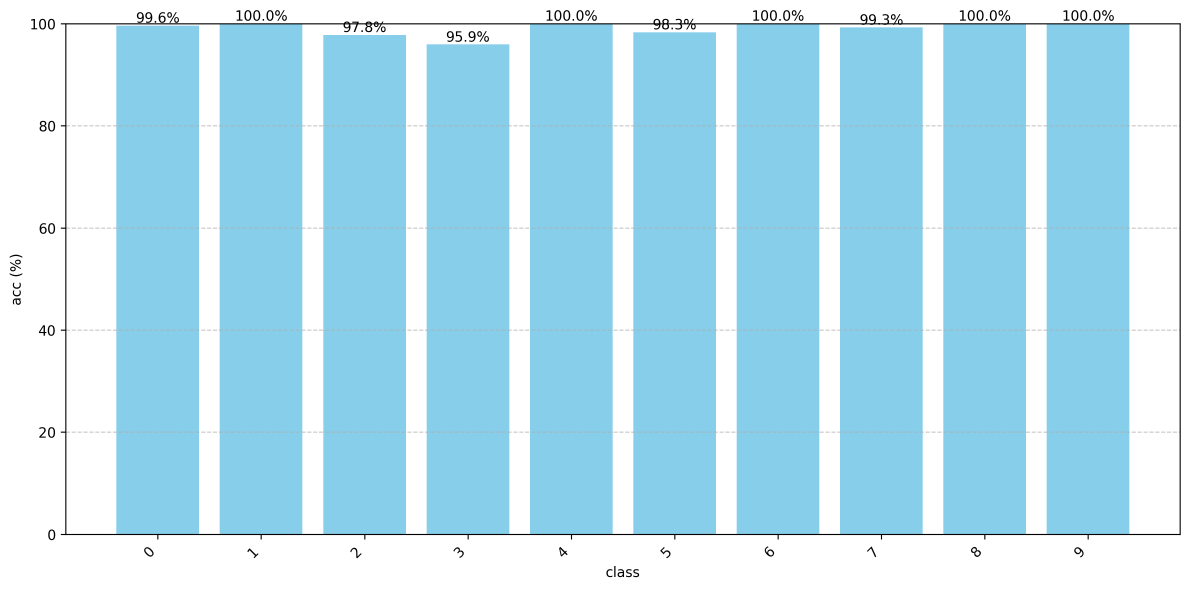
#> input picture test/num_accuracy_bar_chart.png, 3570 x 1769 px (shown at 1/3 size); its folder holds only this picture in this run
$ python Augmentation.py
#> lines starting #> are read from the running program, lines starting #| are printed output that depends on the picture
'''
    这是图片数据增强的代码，可以对图片实现：
    1. 尺寸放大缩小
    2. 旋转（任意角度，如45°，90°，180°，270°）
    3. 翻转（水平翻转，垂直翻转）
    4. 明亮度改变（变亮，变暗）
    5. 像素平移（往一个方向平移像素，空出部分自动填补黑色）
    6. 添加噪声（椒盐噪声，高斯噪声）
'''
import os
import cv2
import numpy as np
from PIL import Image
'''
缩放
'''
# 放大缩小
def Scale(image, scale):
    return cv2.resize(image,None,fx=scale,fy=scale,interpolation=cv2.INTER_LINEAR)

####################翻转###########################################
####################翻转###########################################
####################翻转###########################################
# 水平翻转
def Horizontal(image):
    return cv2.flip(image,1,dst=None) #水平镜像

# 垂直翻转
def Vertical(image):
    return cv2.flip(image,0,dst=None) #垂直镜像

# [252 lines left out: functions Horizontal_Vertical, Rotate, Rotate_45, Rotate_90_180_270, Move, move_img and 6 more, not called in this run]
####################压缩图片###########################################
####################压缩图片###########################################
####################压缩图片###########################################

####################亮暗###########################################
####################亮暗###########################################
####################亮暗###########################################
def Darker_Brighter(image,percetage):
    brightness_factor = percetage  # 亮度增强系数
    brightened_image = cv2.multiply(image, brightness_factor)
    return brightened_image

def D_dan_B(rootpath,savepath):
#> called with rootpath = 'dataset\\test', savepath = 'dataset\\test'
    save_loc = savepath
    for a,b,c in os.walk(rootpath):
        for file_i in c:
            file_i_path = os.path.join(a,file_i)
            print(file_i_path)
            split = os.path.split(file_i_path)
            dir_loc = os.path.split(split[0])[1]
            save_path = os.path.join(save_loc,dir_loc)

            if not os.path.exists(save_path):  # 先检查是否存在
                os.makedirs(save_path)  # 创建多级目录
                print(f"目录 {save_path} 创建成功！")
            # else:
            #     print(f"目录 {save_path} 已存在，无需创建。")

            img_i = cv2.imread(file_i_path)
#> img_i is the input picture: shape (1769, 3570, 3); mean B, G, R 240.7, 223.5, 181.4

            img_dar = Darker_Brighter(img_i,1.5)
#> in Darker_Brighter, `brightened_image = cv2.multiply(image, brightness_factor)`:
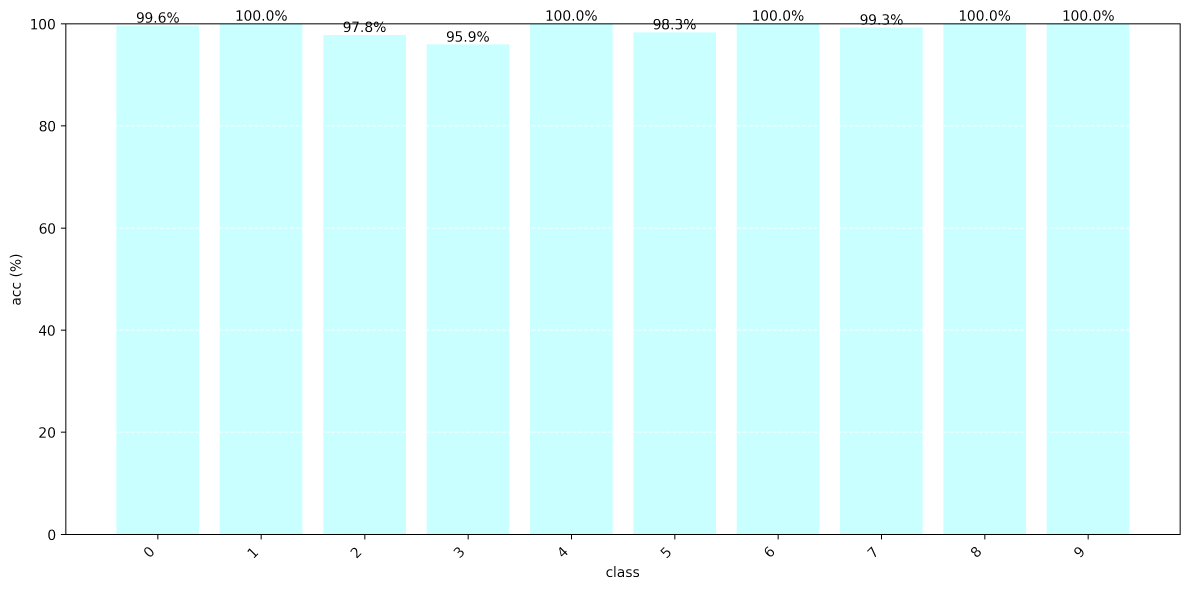
#> brightened_image: shape (1769, 3570, 3) (shown at 1/3 size); mean B, G, R 253, 253, 221.6
            cv2.imwrite(os.path.join(save_path, file_i[:-4] + "_" + str(1.25) + "_bar.jpg"), img_dar)


            img_bar = Darker_Brighter(img_i,0.75)
#> call 2 of Darker_Brighter, with percetage = 0.75
#> in Darker_Brighter (call 2), `brightened_image = cv2.multiply(image, brightness_factor)`:
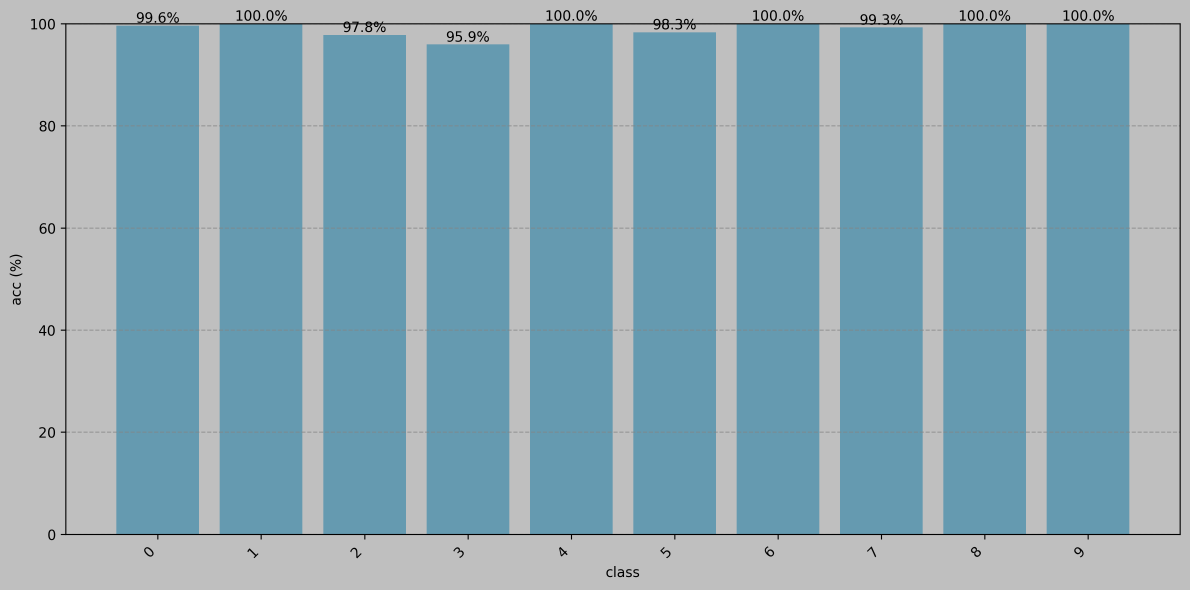
#> brightened_image: shape (1769, 3570, 3) (shown at 1/3 size); mean B, G, R 180.3, 167.2, 135.8
            cv2.imwrite(os.path.join(save_path, file_i[:-4] + "_" + str(0.75) + "_dar.jpg"), img_bar)
####################亮暗###########################################
####################亮暗###########################################
####################亮暗###########################################

####################对比度###########################################
####################对比度###########################################
####################对比度###########################################
# [172 lines left out: functions Contrast, Contrast_image, hsv, hsv_image, hue, hue_image and 2 more, not called in this run]

# [11 lines of commented-out code are left out]

def runs():
    root_path = r"dataset\test"

    save_path = r"dataset\test"

    # [13 lines of commented-out code are left out]
    D_dan_B(root_path,save_path)    #图像明暗扰动---可任意参数

    # save_path = r"dataset/Cont"
    # Contrast_image(root_path,save_path)    #图像对比度扰动---可任意参数

    # save_path = r"dataset/hsv"
    # hsv_image(root_path,save_path)         #图像饱和度扰动---可任意参数

    # save_path = r"dataset/GS"
    # G_and_S(root_path,save_path)           #图像高斯和椒盐噪声扰动---可任意参数

    # pixelate_image(root_path,save_path,pixel_size=2)
if __name__ == "__main__":
    runs()

$ run again, on test/qat_model_20250402_1718_accuracy_bar_chart.png
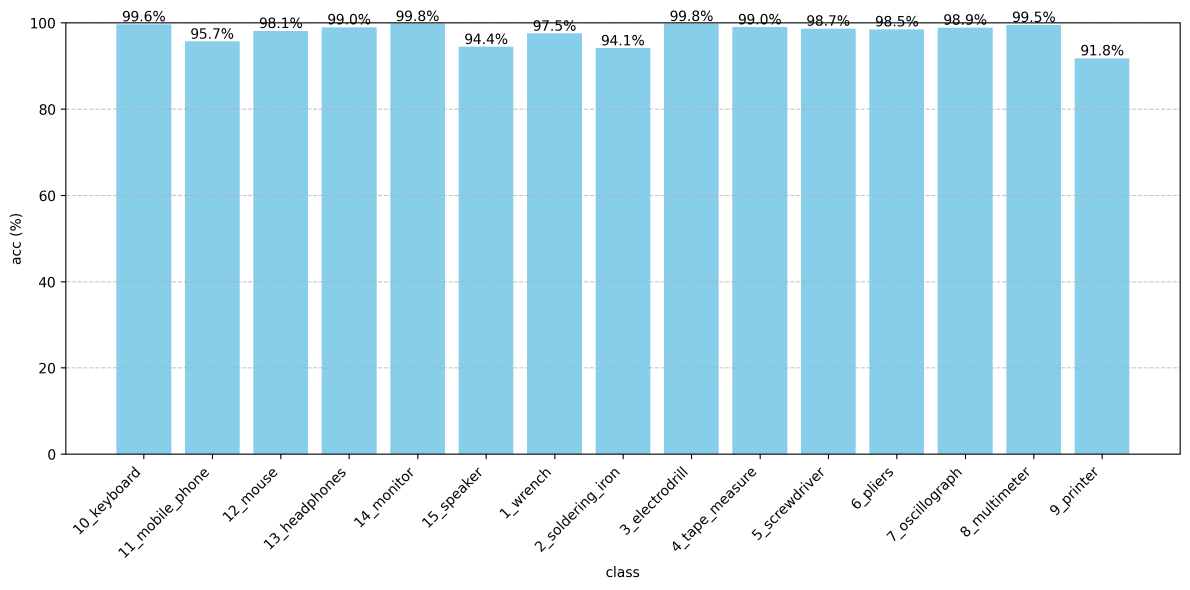
#> input picture test/qat_model_20250402_1718_accuracy_bar_chart.png, 3570 x 1769 px (shown at 1/3 size)
#> in D_dan_B, img_i is the input picture: shape (1769, 3570, 3); mean B, G, R 241.4, 227.1, 192.4
#> in Darker_Brighter, `brightened_image = cv2.multiply(image, brightness_factor)`:
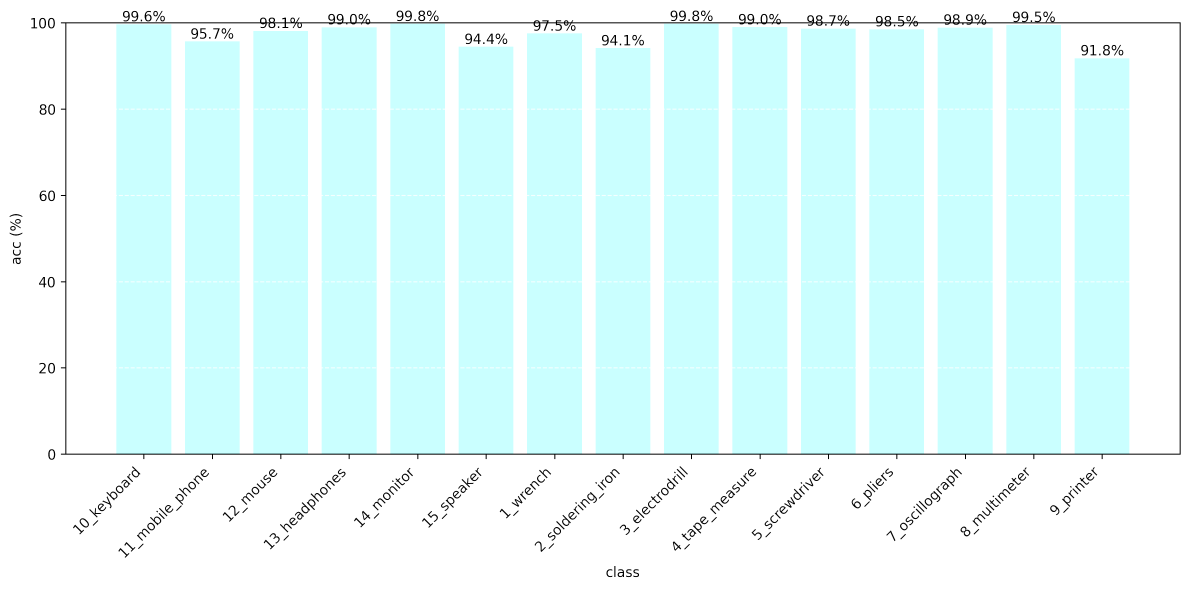
#> brightened_image: shape (1769, 3570, 3) (shown at 1/3 size); mean B, G, R 251.8, 251.8, 225.9
#> in Darker_Brighter (call 2), `brightened_image = cv2.multiply(image, brightness_factor)`:
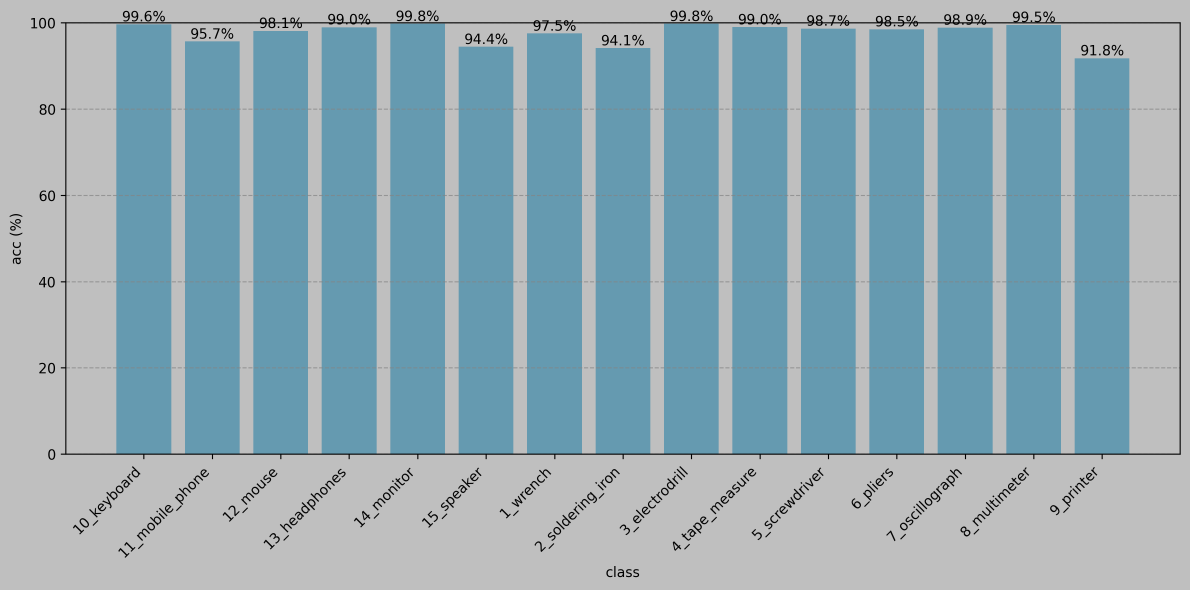
#> brightened_image: shape (1769, 3570, 3) (shown at 1/3 size); mean B, G, R 180.8, 170, 144
